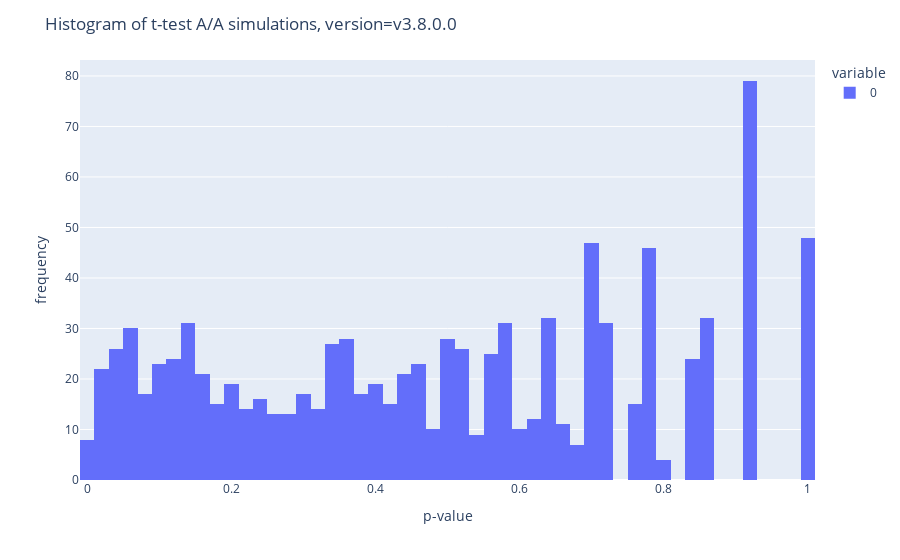

The notebook cell this image was saved under:
### Code cell
ver(data_0, data_1,'v3.8.0.0')

### Figure 1 — Plotly figure (JSON) as saved in the notebook; plotly's stock layout.template omitted (floating-point values rounded to 4 significant figures; data arrays with more than 128 entries replaced by an {"elided": "..."} marker saying what was removed)
{"data": [{"alignmentgroup": "True", "bingroup": "x", "hovertemplate": "variable=0<br>value=%{x}<br>count=%{y}<extra></extra>", "legendgroup": "0", "marker": {"color": "#636efa", "pattern": {"shape": ""}}, "name": "0", "nbinsx": 50, "offsetgroup": "0", "orientation": "v", "showlegend": true, "type": "histogram", "x": {"elided": "1000 float values"}, "xaxis": "x", "yaxis": "y"}], "layout": {"barmode": "relative", "legend": {"title": {"text": "variable"}, "tracegroupgap": 0}, "margin": {"t": 60}, "title": {"text": "Histogram of t-test A/A simulations, version=v3.8.0.0"}, "xaxis": {"anchor": "y", "domain": [0, 1], "title": {"text": "p-value"}}, "yaxis": {"anchor": "x", "domain": [0, 1], "title": {"text": "frequency"}}}}
